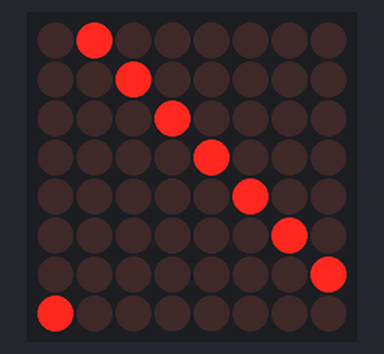
The sketch below on a simulated Arduino Uno, built with avr-gcc and run on an emulated ATmega328P. On the bench: 8×8 LED matrix. What the sketch prints to the serial monitor is not drawn.

Above: at 0.05 s.
At 0.56 s:
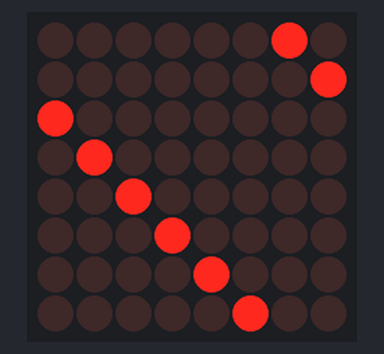
At 1.07 s:
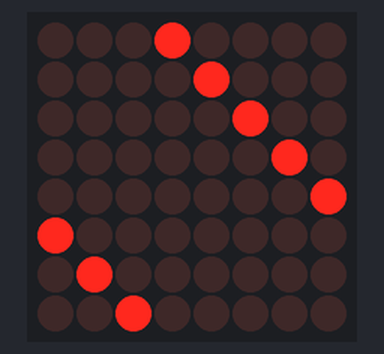

Measured:
- by itself, everything shown: repeats every 0.82 s, in 8 steps

The sketch:

main.ino
```cpp
#include <Wire.h>
#include <Adafruit_GFX.h>
#include "Adafruit_LEDBackpack.h"

#ifndef _BV
#define _BV(bit) (1 << (bit))
#endif

Adafruit_LEDBackpack matrix = Adafruit_LEDBackpack();

uint8_t counter = 0;

void setup() {
    Serial.begin(9600);
    Serial.println("HT16K33 test");

    matrix.begin(0x70);  // pass in the address
}

void loop() {
    // fill buffer
    diag_line();

    // write the changes we just made to the display
    matrix.writeDisplay();
    delay(100);

    counter++;
    if (counter >= 16) counter = 0;
}

void diag_line(void) {
    // paint one LED per row. The HT16K33 internal memory looks like
    // a 8x16 bit matrix (8 rows, 16 columns)
    for (uint8_t i = 0; i < 8; i++) {
        // draw a diagonal row of pixels
        matrix.displaybuffer[i] = _BV((counter + i) % 16) | _BV((counter + i + 8) % 16);
    }
}
```
